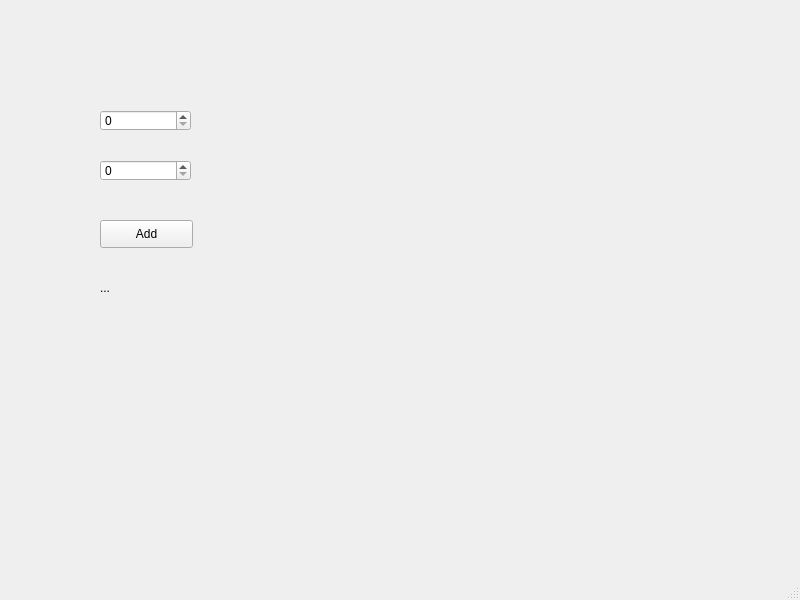
<?xml version="1.0" encoding="UTF-8"?>
<ui version="4.0">
 <class>MainWindow</class>
 <widget class="QMainWindow" name="MainWindow">
  <property name="geometry">
   <rect>
    <x>0</x>
    <y>0</y>
    <width>800</width>
    <height>600</height>
   </rect>
  </property>
  <property name="windowTitle">
   <string>MainWindow</string>
  </property>
  <widget class="QWidget" name="centralwidget">
   <widget class="QSpinBox" name="spinBox">
    <property name="geometry">
     <rect>
      <x>100</x>
      <y>110</y>
      <width>91</width>
      <height>21</height>
     </rect>
    </property>
   </widget>
   <widget class="QSpinBox" name="spinBox_2">
    <property name="geometry">
     <rect>
      <x>100</x>
      <y>160</y>
      <width>91</width>
      <height>21</height>
     </rect>
    </property>
   </widget>
   <widget class="QPushButton" name="btnAdd">
    <property name="geometry">
     <rect>
      <x>100</x>
      <y>220</y>
      <width>93</width>
      <height>28</height>
     </rect>
    </property>
    <property name="text">
     <string>Add</string>
    </property>
   </widget>
   <widget class="QLabel" name="lblResult">
    <property name="geometry">
     <rect>
      <x>100</x>
      <y>280</y>
      <width>55</width>
      <height>16</height>
     </rect>
    </property>
    <property name="text">
     <string>...</string>
    </property>
   </widget>
  </widget>
  <widget class="QMenuBar" name="menubar">
   <property name="geometry">
    <rect>
     <x>0</x>
     <y>0</y>
     <width>800</width>
     <height>26</height>
    </rect>
   </property>
  </widget>
  <widget class="QStatusBar" name="statusbar"/>
 </widget>
 <resources/>
 <connections/>
</ui>
